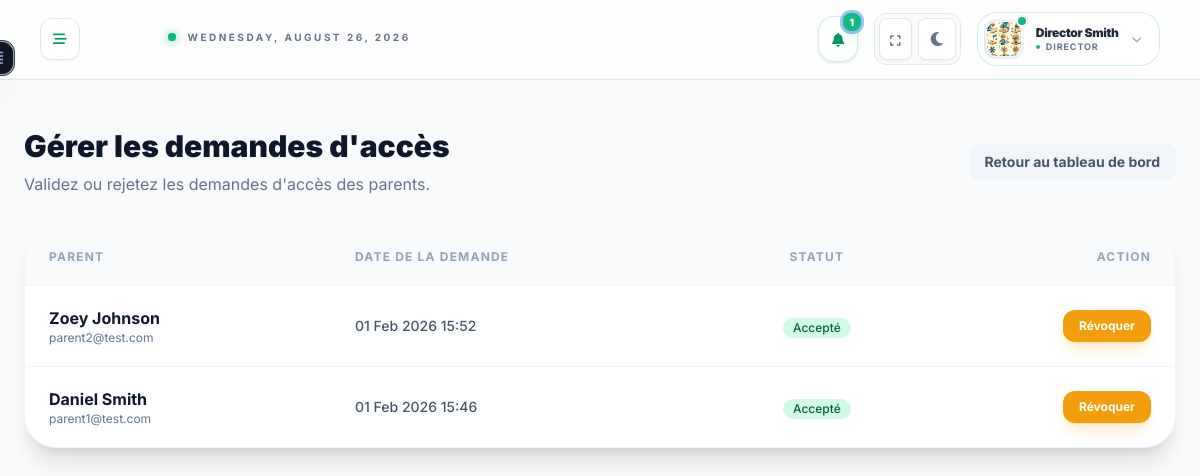
Page /access-requests/ (signed in) on the committed database.
### accounts/models.py (models this page shows, shortened)
class User(AbstractUser):
    ROLE_CHOICES = (
        ("owner", "Network Owner"),
        ("director", "Director"),
        ("vice_director", "Vice Director"),
        ("educator", "Educator"),
        ("parent", "Parent"),
    )
    username = None
    user_id = models.UUIDField(primary_key=True, default=uuid.uuid4, editable=False)
    email = models.EmailField(_("email address"), unique=True)
    full_name = models.CharField(max_length=255)
    phone_number = models.CharField(max_length=20, blank=True, null=True)
    profile_photo = models.ImageField(upload_to=user_directory_path, blank=True, null=True)
    role_type = models.CharField(max_length=20, choices=ROLE_CHOICES)
    is_active = models.BooleanField(default=True)
    created_at = models.DateTimeField(auto_now_add=True)
    groups = models.ManyToManyField(
        "auth.Group",
        related_name="core_user_set",
        blank=True,
        verbose_name="groups",
        help_text="The groups this user belongs to.",
    )
    user_permissions = models.ManyToManyField(
        "auth.Permission",
        related_name="core_user_set",
        blank=True,
        verbose_name="user permissions",
        help_text="Specific permissions for this user.",
    )
    USERNAME_FIELD = "email"
    REQUIRED_FIELDS = ["full_name", "phone_number"]
    objects = CustomUserManager()

class ParentProfile(models.Model):
    user = models.OneToOneField(
        User, on_delete=models.CASCADE, primary_key=True, related_name="parent_profile"
    )
    home_address = models.TextField()
    billing_reference = models.CharField(max_length=100, blank=True)

### dashboard/models.py (models this page shows, shortened)
class CenterParentAccess(models.Model):
    STATUS_CHOICES = (
        ("pending", "Pending"),
        ("accepted", "Accepted"),
        ("rejected", "Rejected"),
    )
    center = models.ForeignKey(
        Center, on_delete=models.CASCADE, related_name="parent_access_requests"
    )
    parent = models.ForeignKey(
        ParentProfile, on_delete=models.CASCADE, related_name="center_access_requests"
    )
    status = models.CharField(max_length=20, choices=STATUS_CHOICES, default="pending")
    created_at = models.DateTimeField(auto_now_add=True)
    updated_at = models.DateTimeField(auto_now=True)
    class Meta:
        unique_together = ("center", "parent")

### dashboard/all_views/director_views.py (the view)
# urls.py: path("access-requests/", manage_parent_access_requests, name="manage_parent_access_requests"),
@login_required(login_url="login")
def manage_parent_access_requests(request):
    user = request.user
    if user.role_type != "director":
        return render(request, "core/403.html", status=403)
    try:
        center = user.director_profile.managed_center
        if not center:
             messages.error(request, "You are not assigned to any center.")
             return redirect("dashboard_redirect")
    except AttributeError:
        messages.error(request, "Director profile not found.")
        return redirect("dashboard_redirect")
    requests = CenterParentAccess.objects.filter(center=center).order_by('-created_at')
    return render(request, "core/director/manage_access_requests.html", {
        "access_requests": requests
    })

### dashboard/templates/core/director/manage_access_requests.html (shortened to what this page needs)
{% extends "base.html" %}
{% load static %}
{% block content %}
<div class="max-w-7xl mx-auto px-6 py-12">
    <div class="flex items-center justify-between mb-8">
        <div>
            <h1 class="text-3xl font-black text-slate-900 dark:text-white">Gérer les demandes d'accès</h1>
            <p class="text-slate-500 mt-2">Validez ou rejetez les demandes d'accès des parents.</p>
        </div>
        <a href="{% url 'dashboard_redirect' %}" class="px-4 py-2 bg-slate-100 dark:bg-slate-800 rounded-lg text-sm font-bold text-slate-600 dark:text-slate-300 hover:bg-slate-200 transition-colors">
            Retour au tableau de bord
        </a>
    </div>
    <div class="bg-white dark:bg-slate-900 rounded-[2rem] border border-slate-100 dark:border-slate-800 shadow-xl overflow-hidden">
        <div class="overflow-x-auto">
            <table class="w-full text-left border-collapse">
                <thead>
                    <tr class="bg-slate-50 dark:bg-slate-800/50 border-b border-slate-100 dark:border-slate-800 text-xs font-black text-slate-400 uppercase tracking-widest">
                        <th class="py-5 pl-6">Parent</th>
                        <th class="py-5">Date de la demande</th>
                        <th class="py-5 text-center">Statut</th>
                        <th class="py-5 text-right pr-6">Action</th>
                    </tr>
                </thead>
                <tbody class="divide-y divide-slate-100 dark:divide-slate-800">
                    {% for req in access_requests %}
                    <tr class="group hover:bg-slate-50 dark:hover:bg-slate-800/30 transition-colors">
                        <td class="py-5 pl-6">
                            <div class="flex flex-col">
                                <h6 class="font-bold text-slate-900 dark:text-white">{{ req.parent.user.full_name }}</h6>
                                <p class="text-xs text-slate-500">{{ req.parent.user.email }}</p>
                            </div>
                        </td>
                        <td class="py-5">
                            <p class="text-sm font-medium text-slate-600 dark:text-slate-400">{{ req.created_at|date:"d M Y H:i" }}</p>
                        </td>
                        <td class="py-5 text-center">
                            {% if req.status == 'accepted' %}
                                <span class="inline-flex items-center px-2.5 py-0.5 rounded-full text-xs font-medium bg-emerald-100 text-emerald-800 dark:bg-emerald-500/20 dark:text-emerald-400">
                                    Accepté
                                </span>
                            {% elif req.status == 'pending' %}
                                <span class="inline-flex items-center px-2.5 py-0.5 rounded-full text-xs font-medium bg-amber-100 text-amber-800 dark:bg-amber-500/20 dark:text-amber-400">
                                    En attente
                                </span>
                            {% elif req.status == 'rejected' %}
                                <span class="inline-flex items-center px-2.5 py-0.5 rounded-full text-xs font-medium bg-rose-100 text-rose-800 dark:bg-rose-500/20 dark:text-rose-400">
                                    Rejeté
                                </span>
                            {% endif %}
                        </td>
                        <td class="py-5 text-right pr-6">
                            <form method="post" action="{% url 'update_parent_access' req.id %}" class="inline-flex gap-2">
                                {% if req.status == 'pending' %}
                                    <button type="submit" name="action" value="accept" class="px-4 py-2 rounded-xl bg-emerald-500 text-white text-xs font-bold hover:bg-emerald-600 transition-colors shadow-lg shadow-emerald-500/20">
                                        Accepter
                                    </button>
                                    <button type="submit" name="action" value="reject" class="px-4 py-2 rounded-xl bg-slate-100 dark:bg-slate-800 text-slate-500 hover:bg-rose-50 hover:text-rose-500 transition-colors text-xs font-bold">
                                        Rejeter
                                    </button>
                                {% elif req.status == 'accepted' %}
                                    <button type="submit" name="action" value="revoke" class="px-4 py-2 rounded-xl bg-amber-500 text-white text-xs font-bold hover:bg-amber-600 transition-colors shadow-lg shadow-amber-500/20">
                                        Révoquer
                                    </button>
                                {% elif req.status == 'rejected' %}
                                    <button type="submit" name="action" value="accept" class="px-4 py-2 rounded-xl bg-emerald-500 text-white text-xs font-bold hover:bg-emerald-600 transition-colors shadow-lg shadow-emerald-500/20">
                                        Accepter
                                    </button>
                                {% endif %}
                            </form>
                        </td>
                    </tr>
                    {% endfor %}
                </tbody>
            </table>
        </div>
    </div>
</div>
{% endblock %}

### accounts/templates/accounts/includes/header.html (shortened to what this page needs)
<header class="sticky top-0 z-40 w-full bg-white/80 dark:bg-slate-900/80 backdrop-blur-xl border-b border-slate-200 dark:border-slate-800/60">
    <div class="flex items-center justify-between px-6 md:px-10 py-3 border-b border-slate-100 dark:border-slate-800/40">
        <div class="flex items-center gap-6">
            <button onclick="toggleSidebar()"
            class="group relative p-2.5 rounded-xl border transition-all duration-300 shadow-sm backdrop-blur-md
            bg-white dark:bg-slate-900/50
            {% if user.role_type == 'director' %}
                border-slate-200 dark:border-emerald-500/20 text-emerald-600 dark:text-emerald-400 hover:shadow-emerald-500/10 hover:border-emerald-500/40
            {% elif user.role_type == 'parent' %}
                border-slate-200 dark:border-rose-500/20 text-rose-600 dark:text-rose-400 hover:shadow-rose-500/10 hover:border-rose-500/40
            {% else %}
                border-slate-200 dark:border-indigo-500/20 text-indigo-600 dark:text-indigo-400 hover:shadow-indigo-500/10 hover:border-indigo-500/40
            {% endif %}">
            <div class="relative z-10 flex items-center justify-center">
                <i class="fa-solid fa-bars-staggered text-sm group-hover:scale-110 transition-transform duration-500"></i>
            </div>
        </button>
            <div class="hidden md:flex flex-col relative group/container">
                <div class="flex ml-16 items-center gap-3 mb-1">
                    <div class="relative flex h-2 w-2">
                        <span class="relative inline-flex rounded-full h-2 w-2 bg-emerald-500 shadow-[0_0_10px_rgba(16,185,129,0.8)]"></span>
                    </div>
                    <span id="current-date" class="text-[10px] font-bold uppercase tracking-[0.25em] text-slate-500 dark:text-emerald-400/70 transition-colors duration-300">
                </span>
                </div>
            </div>
        </div>
        <div class="flex items-center gap-4">
            <div x-data="notificationSystem()" x-init="init()" class="relative">
                <button @click="toggle()"
                class="relative p-2.5 rounded-2xl transition-all duration-300 group overflow-visible
                bg-white dark:bg-slate-900 shadow-[0_1px_3px_rgba(0,0,0,0.1)]
                {% if user.role_type == 'director' %}
                    text-emerald-600 dark:text-emerald-400 border border-emerald-500/20 bg-emerald-500/[0.02]
                {% elif user.role_type == 'parent' %}
                    text-rose-600 dark:text-rose-400 border border-rose-500/20 bg-rose-500/[0.02]
                {% else %}
                    text-indigo-600 dark:text-indigo-400 border border-indigo-500/20 bg-indigo-500/[0.02]
                {% endif %}">
                <i class="fa-solid fa-bell text-sm transition-transform duration-300 group-hover:scale-110 group-hover:rotate-12"></i>
                <span x-show="unreadCount > 0"
                    class="absolute -top-1 -right-1 flex items-center justify-center min-w-[18px] h-[18px] px-1.5
                           text-white text-[10px] font-black rounded-lg shadow-xl z-10
                           ring-[3px] white dark:ring-slate-900 transition-transform duration-300 group-hover:-translate-y-0.5
                    {% if user.role_type == 'director' %} bg-emerald-500 shadow-emerald-500/40
                    {% elif user.role_type == 'parent' %} bg-rose-500 shadow-rose-500/40
                    {% else %} bg-indigo-500 shadow-indigo-500/40 {% endif %}">
                    <span x-text="unreadCount"></span>
                </span>
            </button>
            </div>
            <div class="flex items-center gap-1.5 bg-slate-100/50 dark:bg-slate-900/50 p-1 rounded-xl border border-slate-200 dark:border-slate-800">
                <button onclick="toggleFullScreen()" class="p-2 rounded-lg bg-white dark:bg-slate-800 border border-slate-200 dark:border-slate-700 hover:text-emerald-500 transition-all active:scale-90 group shadow-sm">
                    <i id="fullscreen-icon" class="fa-solid fa-expand text-slate-500 text-xs"></i>
                </button>
                <button onclick="toggleTheme()" class="p-2 rounded-lg bg-white dark:bg-slate-800 border border-slate-200 dark:border-slate-700 hover:text-emerald-500 transition-all active:scale-90 group shadow-sm">
                    <i id="theme-icon" class="fa-solid fa-moon text-slate-500 text-xs"></i>
                </button>
            </div>
            <div class="relative">
                <button onclick="toggleUserMenu()"
                    class="flex items-center gap-3 p-1.5 pr-4 rounded-[1.25rem]
                           bg-white/80 dark:bg-slate-900/80 backdrop-blur-md
                           border transition-all duration-300 group
                           {% if user.role_type == 'director' %} border-emerald-500/20 hover:border-emerald-500/50 hover:shadow-emerald-500/10
                           {% elif user.role_type == 'parent' %} border-rose-500/20 hover:border-rose-500/50 hover:shadow-rose-500/10
                           {% else %} border-indigo-500/20 hover:border-indigo-500/50 hover:shadow-indigo-500/10 {% endif %}">
                    <div class="relative p-0.5 rounded-xl bg-gradient-to-tr from-slate-200 to-white dark:from-slate-700 dark:to-slate-800 shadow-inner">
                        {% if user.profile_photo %}
                            <img src="{{ user.profile_photo.url }}" class="w-9 h-9 rounded-[10px] object-cover border border-white/50 dark:border-slate-600">
                        {% endif %}
                        <span class="absolute -top-1 -right-1 flex h-3 w-3">
                            <span class="relative inline-flex rounded-full h-3 w-3 border-2 border-white dark:border-slate-900
                                {% if user.role_type == 'director' %} bg-emerald-500
                                {% elif user.role_type == 'parent' %} bg-rose-500
                                {% else %} bg-indigo-500 {% endif %}"></span>
                        </span>
                    </div>
                    <div class="hidden sm:block text-left">
                        <p class="text-[12px] font-black text-slate-800 dark:text-slate-100 leading-tight tracking-tight">{{ user.full_name|default:"User" }}</p>
                        <div class="flex items-center gap-1.5">
                            <span class="w-1 h-1 rounded-full
                                {% if user.role_type == 'director' %} bg-emerald-500
                                {% elif user.role_type == 'parent' %} bg-rose-500
                                {% else %} bg-indigo-500 {% endif %}"></span>
                            <p class="text-[9px] text-slate-500 dark:text-slate-400 font-bold uppercase tracking-widest">{{ user.get_role_type_display|default:"Role" }}</p>
                        </div>
                    </div>
                    <i class="fa-solid fa-chevron-down text-[10px] text-slate-400 transition-all duration-300
                        {% if user.role_type == 'director' %} group-hover:text-emerald-500
                        {% elif user.role_type == 'parent' %} group-hover:text-rose-500
                        {% else %} group-hover:text-indigo-500 {% endif %}"></i>
                </button>
            </div>
        </div>
    </div>
</header>

### rows in the picture
User: profile_photo (picture), full_name "Director Smith", role_type "DIRECTOR"
CenterParentAccess: parent.user.full_name "Zoey Johnson", parent.user.email "parent2@test.com", created_at "01 Feb 2026 15:52", status "Accepté"
CenterParentAccess: parent.user.full_name "Daniel Smith", parent.user.email "parent1@test.com", created_at "01 Feb 2026 15:46", status "Accepté"
